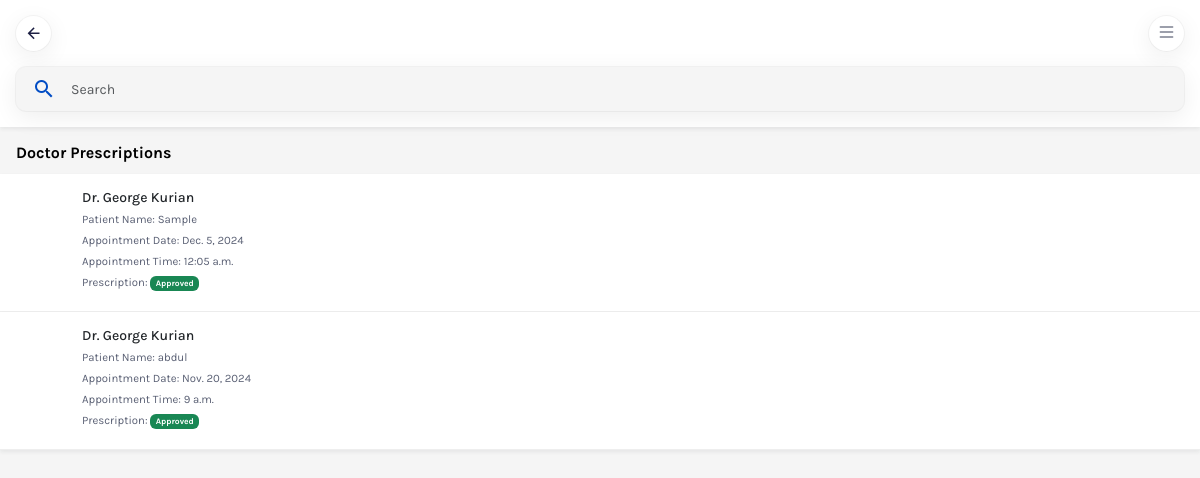
/patients/prescription_view/ (signed in), run on the app's committed database.
### doctors/models.py (models this page shows, shortened)
class Prescription(models.Model):
    patient = models.OneToOneField(PatientInfo, on_delete=models.CASCADE, related_name='patient')
    doctor = models.ForeignKey(DoctorProfile, on_delete=models.CASCADE, related_name='doctor')
    slot = models.OneToOneField(AppointmentSlot, on_delete=models.SET_NULL, null=True, related_name='slot')
    prescription_text = CKEditor5Field(config_name='extends')
    date = models.DateField(auto_now_add=True)
    status = models.CharField(max_length=20, choices=[('Pending', 'Pending'), ('Approved', 'Approved')], default='Pending')

### patients/models.py (models this page shows, shortened)
class DoctorProfile(models.Model):
    user = models.OneToOneField(CustomUser, on_delete=models.CASCADE, null=True, blank=True, related_name='doctor_profile')
    first_name = models.CharField(max_length=100)
    last_name = models.CharField(max_length=100, blank=True, default='')
    full_name = models.CharField(max_length=100, editable=False)
    about = models.TextField()
    gender = models.CharField(max_length=10, choices=[('Male', 'Male'), ('Female', 'Female'), ('Other', 'Other')])
    dob = models.DateField(null=True, blank=True)
    profile_picture = models.ImageField(upload_to='doctor_images/', null=True, blank=True)
    specialization = models.ForeignKey(Specialization, on_delete=models.CASCADE)
    experience_years = models.PositiveIntegerField(default=0)
    qualification = models.CharField(max_length=150)
    college = models.CharField(max_length=150)
    clinic_address = models.TextField(null=True, blank=True)
    consultation_fee = models.PositiveIntegerField()
    is_active = models.BooleanField(default=True)
    date_joined = models.DateTimeField(auto_now_add=True)
    date_updated = models.DateTimeField(auto_now=True)

class PatientInfo(models.Model):
    user = models.ForeignKey(CustomUser, on_delete=models.SET_NULL, null=True, related_name='patient_info')
    appointment = models.OneToOneField(AppointmentRequest, on_delete=models.CASCADE, related_name='patient_info')
    patient_name = models.CharField(max_length=150)
    address = models.TextField(default="")
    mobile = models.CharField(max_length=15)
    age = models.PositiveIntegerField()
    gender = models.CharField(max_length=10, choices=[('Male', 'Male'), ('Female', 'Female'), ('Other', 'Other')])
    weight = models.CharField(max_length=10, blank=True, null=True)
    description = models.TextField(default="")

class AppointmentSlot(models.Model):
    doctor = models.ForeignKey(DoctorProfile, on_delete=models.CASCADE, related_name="available_slots")
    date = models.DateField()
    start_time = models.TimeField()
    end_time = models.TimeField()
    is_available = models.BooleanField(default=True)
    is_booked = models.BooleanField(default=False)
    in_progress = models.BooleanField(default=False)
    created_at = models.DateTimeField(auto_now_add=True)
    updated_at = models.DateTimeField(auto_now=True)
    room_id = models.CharField(max_length=255, blank=True, null=True)
    class Meta:
        unique_together = ('doctor', 'date', 'start_time')

### patients/views.py (the view)
# urls.py: path('prescription_view/', PrescriptionView.as_view(), name='prescription_view'),
class PrescriptionView(TemplateView):
    template_name = 'prescription_view.html'
    def get(self, request, *args, **kwargs):
        query = request.GET.get('q', '')
        prescriptions = Prescription.objects.filter(patient__user=self.request.user, status='Approved').prefetch_related('doctor', 'slot').order_by('-slot__date')
        if query:
            prescriptions = prescriptions.filter(
                Q(patient__patient_name__icontains=query) | Q(doctor__full_name__icontains=query) | Q(slot__date__icontains=query)
            )
        return self.render_to_response({'prescriptions': prescriptions, 'query': query})

### patients/templates/prescription_view.html (shortened to what this page needs)
{% extends 'base.html' %}
{% block content %}
{% load static %}
<body class="bg-light">
   <div class="select-area d-flex flex-column vh-100">
      <div class="bg-white shadow-sm">
         <div class="d-flex align-items-center justify-content-between mb-auto p-3 osahan-header">
            <div class="d-flex align-items-center gap-2 me-auto">
               <a href="{% url 'home' %}" class="text-dark bg-white shadow rounded-circle icon">
                  <span class="mdi mdi-arrow-left mdi-18px"></span>
               </a>
            </div>
            <div class="d-flex align-items-center gap-2">
               <a class="toggle text-muted d-flex align-items-center justify-content-center fs-5 bg-white shadow rounded-circle icon" href="#"><i
                     class="bi bi-list"></i></a>
            </div>
         </div>
         <div class="px-3 pb-3">
            <form method="get" action="{% url 'prescription_view' %}">
               <div class="input-group rounded-4 shadow overflow-hidden border-0 py-1 ps-3 bg-light">
                  <span class="input-group-text bg-transparent text-muted border-0 p-0" id="search"><span class="mdi mdi-magnify mdi-24px text-primary"></span></span>
                  <input type="text" name="q" value="{{ query }}" class="form-control bg-transparent text-muted border-0 px-3 fs-14" placeholder="Search" aria-label="Search" aria-describedby="search">
               </div>
            </form>
         </div>
      </div>
      <div class="vh-100 my-auto overflow-auto body-fix-osahan-footer">
         <div class="py-3">
            <div>
               <h6 class="mb-2 pb-1 px-3 fw-bold text-black">Doctor Prescriptions</h6>
               {% if prescriptions %}
               {% for prescription in prescriptions %}
               <a href="{% url 'prescription_patient_view' prescription_id=prescription.id %}" class="link-dark">
                  <div class="d-flex align-items-center gap-3 bg-white border-bottom shadow-sm p-3">
                    <div class="small">
                       <h6 class="mb-1 fs-14">Dr. {{ prescription.doctor.full_name }}</h6>
                        <p class="card-text text-muted mb-1">Patient Name: {{ prescription.patient.patient_name }}</p>
                        <p class="card-text text-muted mb-1">Appointment Date: {{ prescription.slot.date }}</p>
                        <p class="card-text text-muted mb-1">Appointment Time: {{ prescription.slot.start_time }}</p>
                        <p class="card-text text-muted mb-1">Prescription:
                            {% if prescription.status == "Approved" %}
                                <span class="badge bg-success">Approved</span>
                            {% else %}
                                <span class="badge bg-secondary">Pending</span>
                            {% endif %}
                        </p>
                    </div>
                 </div>
               </a>
               {% endfor %}
               {% else %}
                <div class="d-flex justify-content-center align-items-center" style="height:60vh !important">
                    <p class="text-muted text-center no-prescriptions">No prescriptions found</p>
                </div>
               {% endif %}
            </div>
         </div>
      </div>
   </div>
{% endblock %}

### static/vender/sidebar/demo.css (style rules this page uses)
.hc-nav-trigger.hc-nav-1, .hc-nav-trigger { display: none; }
.hc-nav-trigger { font-size: 26px; color: #22252a; }

### static/css/style.css (style rules this page uses)
:root { --dark: #1b1e42; --primary: #014CC4; --light-primary: #01BDF3; --lighter-primary: #598fff; --lighter-primary-opacity: #e9f2ff; --secondary: #595f73; --light: #f5f5f5; --success: #3dae14; --light-success: #93cf88; --warning: #fdbe00; --light-warning: #fbf2d9; --orange: #FF8811; --light-orange: #f8efea; }
body { font-family: 'Karla', sans-serif; color: var(--dark); font-size: 13px; }
.border-bottom { border-color: #eee !important; }
.text-dark { color: var(--dark) !important; }
.text-primary { color: var(--primary) !important; }
.bg-light { background-color: var(--light) !important; }
.text-muted { color: var(--secondary) !important; }
a { text-decoration: none; }
.form-control { box-shadow: none !important; }
.rounded-4, .form-control { border-radius: 10px !important; }
.fs-14 { font-size: 14px; }
.shadow { box-shadow: rgb(0 0 0 / 7%) 0px 6px 24px 0px, rgb(0 0 0 / 4%) 0px 0px 0px 1px !important; }
.body-fix-osahan-footer { padding-bottom: 82px; }
.icon { min-width: 35px; width: 35px; height: 35px; display: flex; align-items: center; justify-content: center; }

### data on the page
Prescription: doctor.full_name "George Kurian", patient.patient_name "Sample", slot "Dec. 5, 2024", slot.start_time "12:05 a.m.", status "Approved"
Prescription: doctor.full_name "George Kurian", patient.patient_name "abdul", slot "Nov. 20, 2024", slot.start_time "9 a.m.", status "Approved"
